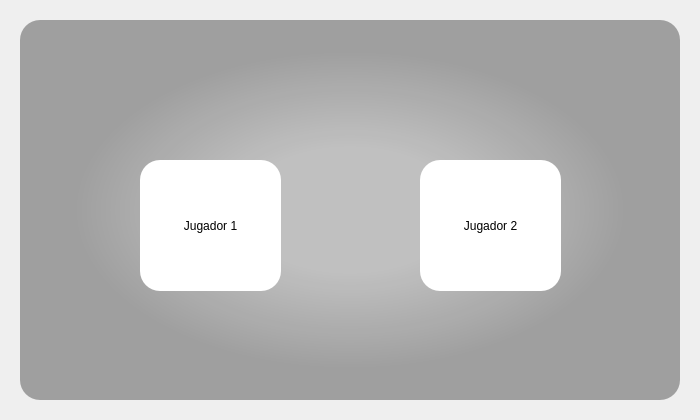
<?xml version="1.0" encoding="UTF-8"?>
<ui version="4.0">
 <class>ventanalogin</class>
 <widget class="QWidget" name="ventanalogin">
  <property name="geometry">
   <rect>
    <x>0</x>
    <y>0</y>
    <width>700</width>
    <height>420</height>
   </rect>
  </property>
  <property name="minimumSize">
   <size>
    <width>700</width>
    <height>420</height>
   </size>
  </property>
  <property name="maximumSize">
   <size>
    <width>700</width>
    <height>420</height>
   </size>
  </property>
  <property name="windowTitle">
   <string>Form</string>
  </property>
  <widget class="QWidget" name="widget" native="true">
   <property name="geometry">
    <rect>
     <x>0</x>
     <y>0</y>
     <width>700</width>
     <height>420</height>
    </rect>
   </property>
   <property name="minimumSize">
    <size>
     <width>700</width>
     <height>420</height>
    </size>
   </property>
   <property name="maximumSize">
    <size>
     <width>600</width>
     <height>420</height>
    </size>
   </property>
   <property name="styleSheet">
    <string notr="true">QPushButton{
	background-color: rgb(30, 215, 97);
	border-radius:8px;
	color: rgb(255, 255, 255);
}
QPushButton:hover{
	
}
QPushButton:pressed{
	padding-left: 5px;
	padding-top: 5px;
}

QLabel{
	color: rgb(30, 215, 97);
}</string>
   </property>
   <widget class="QLabel" name="degrade">
    <property name="geometry">
     <rect>
      <x>20</x>
      <y>20</y>
      <width>660</width>
      <height>380</height>
     </rect>
    </property>
    <property name="minimumSize">
     <size>
      <width>660</width>
      <height>380</height>
     </size>
    </property>
    <property name="maximumSize">
     <size>
      <width>660</width>
      <height>380</height>
     </size>
    </property>
    <property name="font">
     <font>
      <family>Arial</family>
     </font>
    </property>
    <property name="styleSheet">
     <string notr="true">border-radius: 20;
background-color: qradialgradient(spread:pad, cx:0.5, cy:0.5, radius:0.5, fx:0.5, fy:0.5, stop:0.327273 rgba(0, 0, 0, 50), stop:0.835 rgba(0, 0, 0, 85));
</string>
    </property>
    <property name="text">
     <string/>
    </property>
   </widget>
   <widget class="QPushButton" name="boton_volver">
    <property name="geometry">
     <rect>
      <x>290</x>
      <y>310</y>
      <width>120</width>
      <height>80</height>
     </rect>
    </property>
    <property name="minimumSize">
     <size>
      <width>120</width>
      <height>80</height>
     </size>
    </property>
    <property name="maximumSize">
     <size>
      <width>120</width>
      <height>80</height>
     </size>
    </property>
    <property name="styleSheet">
     <string notr="true">background-color: transparent</string>
    </property>
    <property name="text">
     <string/>
    </property>
    <property name="icon">
     <iconset>
      <normaloff>../../sprites/background/back_button.png</normaloff>../../sprites/background/back_button.png</iconset>
    </property>
    <property name="iconSize">
     <size>
      <width>120</width>
      <height>80</height>
     </size>
    </property>
   </widget>
   <widget class="QLabel" name="fondo_img">
    <property name="geometry">
     <rect>
      <x>0</x>
      <y>0</y>
      <width>700</width>
      <height>420</height>
     </rect>
    </property>
    <property name="minimumSize">
     <size>
      <width>700</width>
      <height>420</height>
     </size>
    </property>
    <property name="maximumSize">
     <size>
      <width>700</width>
      <height>420</height>
     </size>
    </property>
    <property name="autoFillBackground">
     <bool>false</bool>
    </property>
    <property name="styleSheet">
     <string notr="true"/>
    </property>
    <property name="text">
     <string/>
    </property>
    <property name="pixmap">
     <pixmap>../../sprites/background/index3.png</pixmap>
    </property>
    <property name="scaledContents">
     <bool>true</bool>
    </property>
   </widget>
   <widget class="QLabel" name="label_jugador_1">
    <property name="geometry">
     <rect>
      <x>140</x>
      <y>160</y>
      <width>141</width>
      <height>131</height>
     </rect>
    </property>
    <property name="styleSheet">
     <string notr="true">color: black; background-color: white; border-radius: 20; </string>
    </property>
    <property name="text">
     <string>Jugador 1</string>
    </property>
    <property name="alignment">
     <set>Qt::AlignCenter</set>
    </property>
   </widget>
   <widget class="QLabel" name="label_jugador_2">
    <property name="geometry">
     <rect>
      <x>420</x>
      <y>160</y>
      <width>141</width>
      <height>131</height>
     </rect>
    </property>
    <property name="styleSheet">
     <string notr="true">color: black; background-color: white; border-radius: 20; </string>
    </property>
    <property name="text">
     <string>Jugador 2</string>
    </property>
    <property name="alignment">
     <set>Qt::AlignCenter</set>
    </property>
   </widget>
   <widget class="QLabel" name="label_contador">
    <property name="geometry">
     <rect>
      <x>280</x>
      <y>30</y>
      <width>141</width>
      <height>91</height>
     </rect>
    </property>
    <property name="styleSheet">
     <string notr="true">color: white; background-color: transparent; font-size:40px;border-radius: 20; </string>
    </property>
    <property name="text">
     <string/>
    </property>
    <property name="alignment">
     <set>Qt::AlignCenter</set>
    </property>
   </widget>
   <zorder>fondo_img</zorder>
   <zorder>degrade</zorder>
   <zorder>boton_volver</zorder>
   <zorder>label_jugador_1</zorder>
   <zorder>label_jugador_2</zorder>
   <zorder>label_contador</zorder>
  </widget>
 </widget>
 <resources/>
 <connections/>
</ui>
